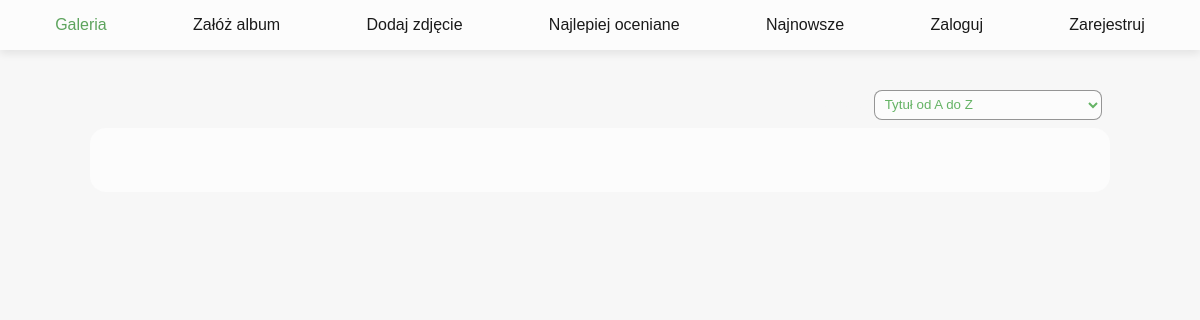
The app's page /, older data.
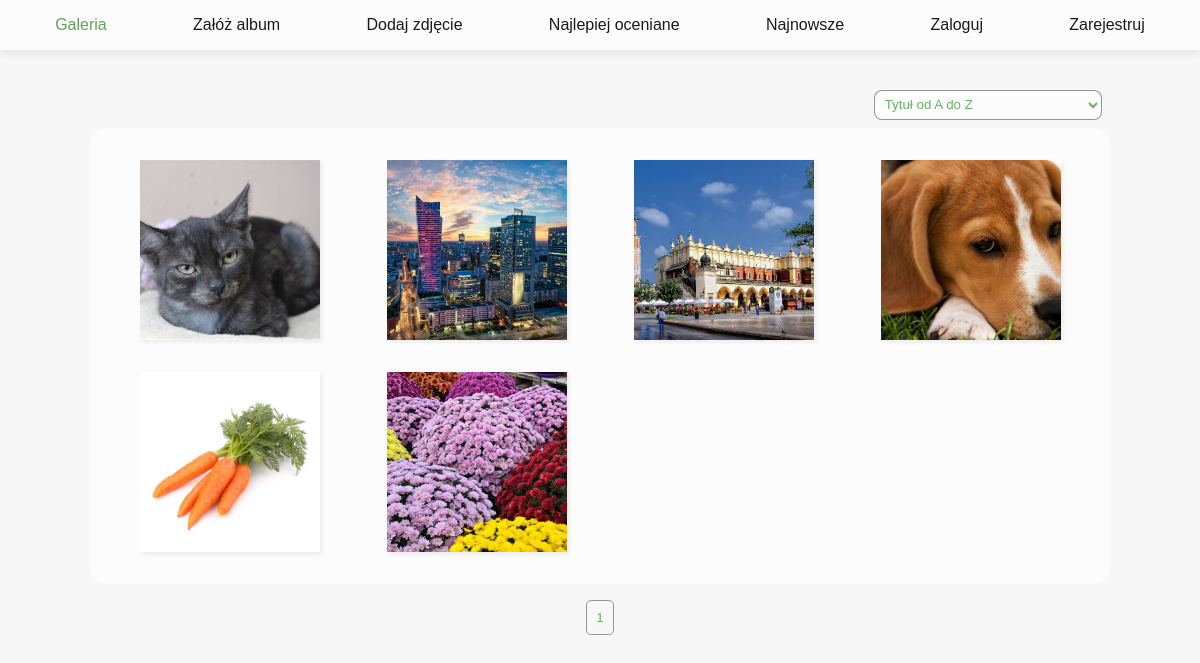
The same page, newer data.
### tables this page shows
CREATE TABLE `albums` (
  `id` int NOT NULL,
  `title` varchar(100) NOT NULL,
  `createdAt` datetime NOT NULL DEFAULT CURRENT_TIMESTAMP,
  `authorId` int NOT NULL
);

### src/index.php (the view, shortened to what this page needs)
<?php
require_once("./common/mysqli.php");
$sort = $_GET["sort"] ?? "title_asc";
[$sort_value, $sort_dir] = explode("_", $sort);
switch ($sort_value) {
    case 'title':
    default:
        $sort_value = "albums.title";
        break;
}
$sort_dir = $sort_dir == "asc" ? "ASC" : "DESC";
$numberOnPage = 20;
$page = $_GET["page"] ?? 1;
$res = $mysqli->query("SELECT CEILING(COUNT(*) / $numberOnPage) as number FROM (
    SELECT MIN(photos.id) as miniature
    FROM photos
    INNER JOIN albums
    ON photos.albumId = albums.id
    WHERE photos.isAccepted=1
    GROUP BY albums.id
) as T");
$numberOfPages = $res->fetch_assoc()["number"];
$page = intval($page > $numberOfPages && $page < 1 ? 1 : $page);
$stmt = $mysqli->prepare(
    "SELECT MIN(photos.id) as miniature,albums.id,albums.title,albums.authorId,albums.createdAt,users.login
    FROM photos
    INNER JOIN albums
    ON photos.albumId = albums.id
    INNER JOIN users
    ON users.id = albums.authorId
    WHERE photos.isAccepted=1
    GROUP BY albums.id
    ORDER BY $sort_value $sort_dir
    LIMIT ? OFFSET ?"
);
$startFrom = ($numberOnPage * ($page - 1));
$stmt->bind_param("ii", $numberOnPage, $startFrom);
$stmt->execute();
$images = $stmt->get_result();
function value($val)
{
    global $sort;
    return "value=" . $val . " " . ($val != $sort ?: "selected");
}
?>
<!DOCTYPE html>
<html lang="pl">
<head>
    <?php include "./include/headers.php" ?>
    <link rel="stylesheet" href="/style/gallery.css">
</head>
<body>
    <?php include("./include/menu.php") ?>
    <main>
        <div class="sorting">Sortuj: <select name="sort" id="sort" onchange="updateSort(this)">
                <option <?= value("title_asc") ?>>Tytuł od A do Z</option>
            </select>
        </div>
        <section class="gallery">
            <?php while ($row = $images->fetch_assoc()) : ?>
                <a href="<?= "/album.php?id={$row["id"]}" ?>" class="image-wrapper">
                    <img src="<?= "/photo/{$row["id"]}/{$row["miniature"]}.png" ?>" alt="">
                </a>
            <?php endwhile; ?>
        </section>
        <div class="pagination">
            <?php for ($iter = max(1, $page - 2); $iter < (min($page + 2, $numberOfPages) + 1); $iter++) : ?>
                <button onclick="setPage(<?= $iter ?>)" class="<?= $page == $iter ? "selected" : "" ?>"><?= $iter ?></button>
            <?php endfor;  ?>
        </div>
    </main>
</body>
</html>

### src/include/headers.php (shortened to what this page needs)
<link rel="stylesheet" href="/style/style.css">

### src/include/menu.php (shortened to what this page needs)
<?php
$user = $_SESSION["loggedUser"] ?? "";
$isLogged = !empty($user);
function hrefIsselected($href)
{
    return "href=$href class=" . (parse_url($_SERVER["REQUEST_URI"], PHP_URL_PATH) == $href ? "selected" : "");
}
?>
<section class="menu">
    <nav>
        <a <?= hrefIsselected("/") ?>>Galeria</a>
        <a href="<?= $isLogged ? "/add-album.php" : "/logreg.php" ?>">Załóż album</a>
        <a href="<?= $isLogged ? "/add-photo.php" : "/logreg.php" ?>">Dodaj zdjęcie</a>
        <a <?= hrefIsselected("/best-photos.php") ?>>Najlepiej oceniane</a>
        <a <?= hrefIsselected("/newest-photos.php") ?>>Najnowsze</a>
        <?php if ($isLogged) : ?>
            <a href="/account.php">Moje konto</a>
            <a href="/auth/logout.php">Wyloguj</a>
            <?php if ($user["role"] == "moderator" || $user["role"] == "admin") : ?>
                <a href="/admin/">Panel administracyjny</a>
            <?php endif ?>
        <?php else : ?>
            <a <?= hrefIsselected("/logreg.php") ?>>Zaloguj</a>
            <a <?= hrefIsselected("/logreg.php") ?>>Zarejestruj</a>
        <?php endif ?>
    </nav>
</section>

### src/style/style.css (style rules this page uses)
:root { --f-heading: sans-serif; --f-normal: "Trebuchet MS", "Lucida Sans Unicode", "Lucida Grande", "Lucida Sans", Arial, sans-serif; --c-background: hsl(0, 0%, 97%); --c-surface: hsl(0, 0%, 99%); --c-on-background: hsl(0, 0%, 97%); --c-on-surface: hsl(0, 0%, 10%); --outline: rgba(128, 128, 128, 0.822); --c-vibrant: rgba(48, 139, 48, 0.781); --c-lite: rgb(101, 179, 101); }
body, html { font-family: var(--f-normal); margin: 0; background-color: var(--c-background); color: var(--c-on-background); position: absolute; top: 0; left: 0; bottom: 0; right: 0; }
* { box-sizing: border-box; transition: all 150ms ease-in-out; }
.menu { display: block; position: sticky; top: 0; left: 0; right: 0; padding: 1em; color: var(--c-on-surface); background-color: var(--c-surface); box-shadow: 0px 4px 8px hsla(0, 0%, 0%, 0.08); z-index: 10000; }
.menu nav { display: flex; justify-content: space-around; width: 100%; gap: 0.5em; align-items: center; }
nav a { color: var(--c-on-surface); text-decoration: none; text-align: center; }
.menu .selected { color: var(--c-vibrant); }
main section { background-color: var(--c-surface); color: var(--c-on-surface); padding: 2rem; margin: 2rem; width: 100%; border-radius: 1rem; display: flex; flex-direction: column; align-items: center; }
button { padding: 0.7em; border-radius: 0.3rem; border: solid 1px var(--outline); background: var(--c-vibrant); color: white; cursor: pointer; }
select { padding: 0.4em; border-radius: 0.5rem; border: solid 1px var(--outline); margin: 0.5rem; color: var(--c-lite); background-color: var(--c-surface); }

### src/style/gallery.css (style rules this page uses)
main { display: flex; flex-direction: column; margin: 2rem auto; width: 85%; }
.gallery { margin: 0; display: grid; grid-template-columns: repeat(auto-fit, minmax(180px, 1fr)); grid-auto-rows: 1fr; gap: 2rem; justify-items: center; }
.image-wrapper { height: 180px; width: 180px; position: relative; box-shadow: 2px 2px 5px rgba(0, 0, 0, 0.08); color: black; }
.image-wrapper img { height: 100%; width: 100%; object-fit: cover; }
.sorting { align-self: flex-end; }
.pagination { display: flex; width: 100%; justify-content: center; gap: 2em; padding: 1em; }
.pagination button { background-color: transparent; color: var(--c-vibrant); }
.pagination button.selected { color: var(--c-lite); }

Row changes from the older to the newer data that the page shows:
added albums: shows a picture
added albums: shows a picture
added albums: shows a picture
added albums: shows a picture
added albums: shows a picture
added albums: shows a picture
Text that changed along with them:
new list line: "1"
